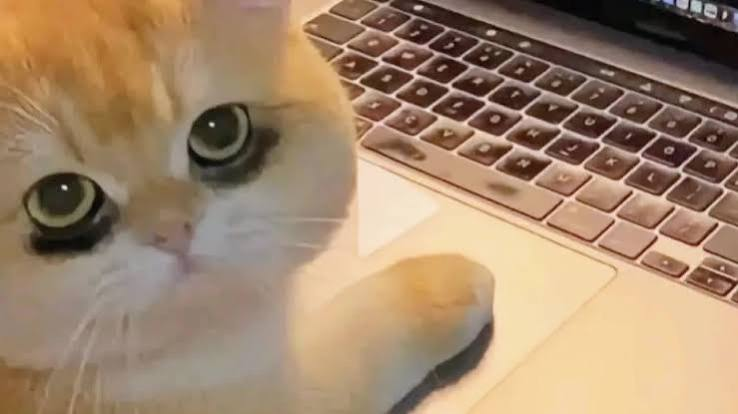
#> input picture sesi6/program/cuking.jpg, 738 x 414 px
$ python main.py
#> lines starting #> are read from the running program, lines starting #| are printed output that depends on the picture

import cv2
import numpy as np
import matplotlib.pyplot as plt

# Membaca citra
img = cv2.imread('cuking.jpg')
#> img is the input picture: shape (414, 738, 3); mean B, G, R 108.6, 135.2, 162.1

# Memastikan citra berhasil dibaca
if img is None:
    raise FileNotFoundError("Gambar tidak ditemukan!")

# Mengubah format warna BGR menjadi RGB
img = cv2.cvtColor(img, cv2.COLOR_BGR2RGB)

# Mendapatkan ukuran citra
tinggi, lebar = img.shape[:2]
#> tinggi = 414; lebar = 738

# 1. TRANSLATION
M_trans = np.float32([
    [1, 0, 100],
    [0, 1, 50]
])

translation = cv2.warpAffine(
    img, M_trans, (lebar, tinggi)
)
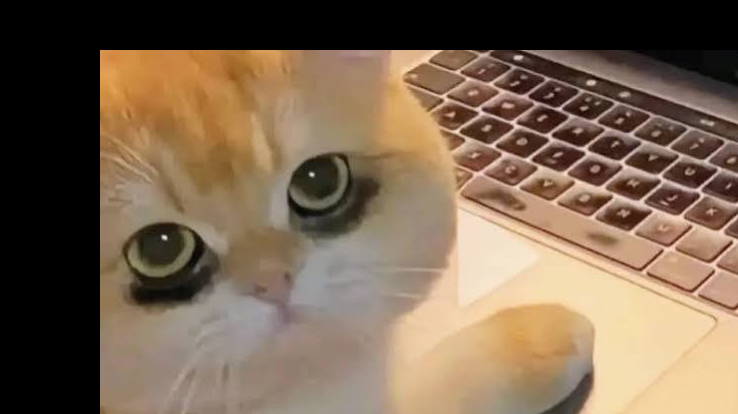
#> translation: shape (414, 738, 3); mean R, G, B 122.6, 101.8, 81.2

# 2. SCALING
scaling_05 = cv2.resize(
    img,
    None,
    fx=0.5,
    fy=0.5,
    interpolation=cv2.INTER_LINEAR
)
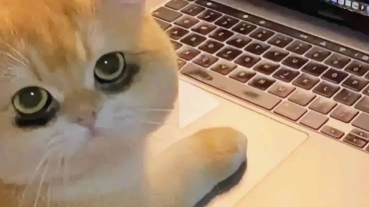
#> scaling_05: shape (207, 369, 3); mean R, G, B 162.3, 135.3, 108.7

scaling_2 = cv2.resize(
    img,
    None,
    fx=2,
    fy=2,
    interpolation=cv2.INTER_LINEAR
)

# 3. ROTATION
def rotasi_citra(img, sudut):
#> called with sudut = 45
    tinggi, lebar = img.shape[:2]
#> tinggi = 414; lebar = 738

    pusat = (lebar // 2, tinggi // 2)
#> pusat = (369, 207)

    matriks = cv2.getRotationMatrix2D(
        pusat, sudut, 1.0
    )

    return cv2.warpAffine(
        img, matriks, (lebar, tinggi)
    )
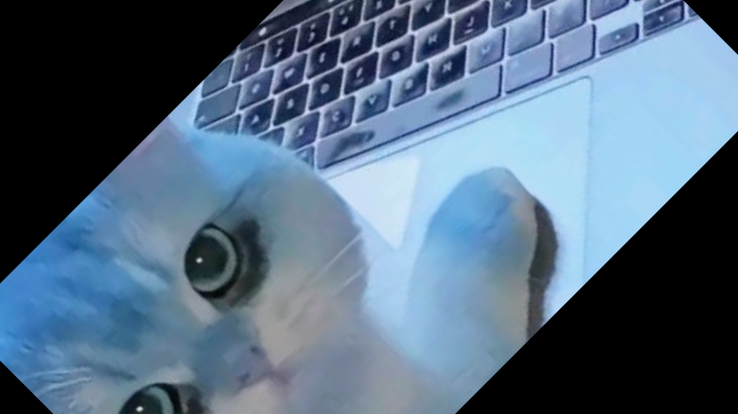
#> returned value: shape (414, 738, 3); mean of channels 0, 1, 2 128.7, 107.1, 84.5; drawn as B, G, R

rotasi_45 = rotasi_citra(img, 45)
rotasi_90 = rotasi_citra(img, 90)
#> call 2 of rotasi_citra, with sudut = 90
#> in rotasi_citra (call 2), `return cv2.warpAffine( img, matriks, (lebar, tinggi) )`:
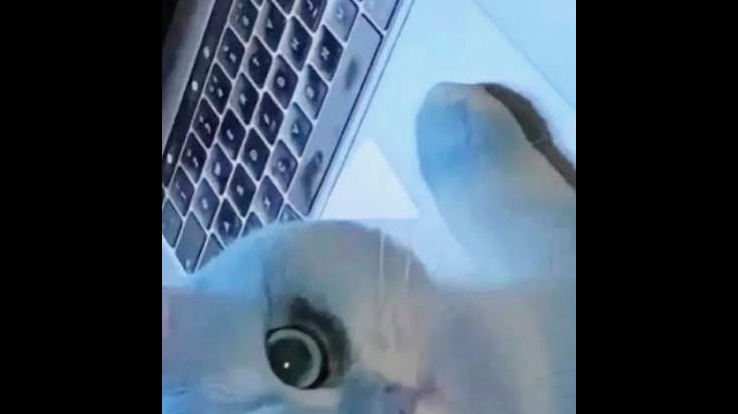
#> returned value: shape (414, 738, 3); mean of channels 0, 1, 2 94.3, 79.8, 65.2; drawn as B, G, R
rotasi_180 = rotasi_citra(img, 180)
#> call 3 of rotasi_citra, with sudut = 180
#> in rotasi_citra (call 3), `return cv2.warpAffine( img, matriks, (lebar, tinggi) )`:
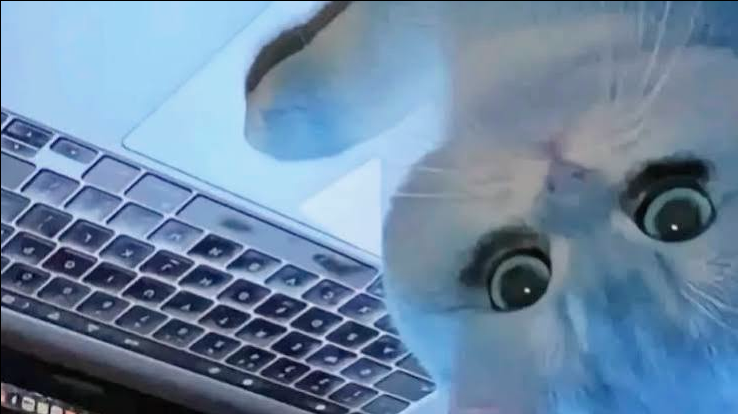
#> returned value: shape (414, 738, 3); mean of channels 0, 1, 2 161.6, 134.8, 108.3; drawn as B, G, R

# # 4. FLIP
horizontal_flip = cv2.flip(img, 1)
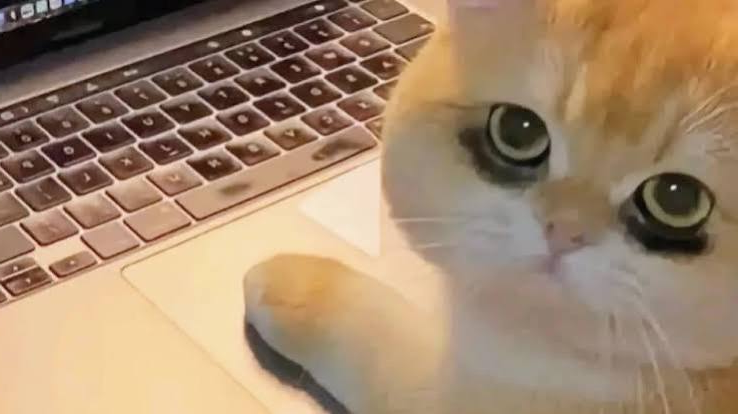
#> horizontal_flip: shape (414, 738, 3); mean R, G, B 162.1, 135.2, 108.6
vertical_flip = cv2.flip(img, 0)
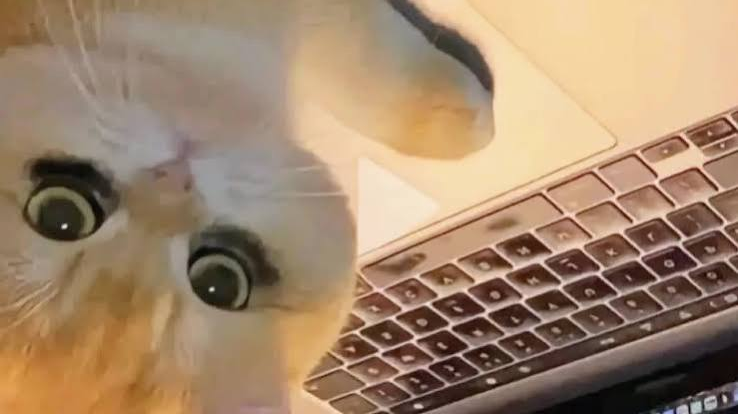
#> vertical_flip: shape (414, 738, 3); mean R, G, B 162.1, 135.2, 108.6

# 5. MENAMPILKAN HASIL TRANSFORMASI

hasil = [
    ("Citra Asli", img),
    ("Translation", translation),
    ("Scaling 0.5", scaling_05),
    ("Scaling 2", scaling_2),
    ("Rotation 45 Derajat", rotasi_45),
    ("Rotation 90 Derajat", rotasi_90),
    ("Rotation 180 Derajat", rotasi_180),
    ("Horizontal Flip", horizontal_flip),
    ("Vertical Flip", vertical_flip)
]

# Membuat subplot
plt.figure(figsize=(15, 12))

for i, (judul, gambar) in enumerate(hasil):
    plt.subplot(3, 3, i + 1)
    plt.imshow(gambar)
    plt.title(judul)
    plt.axis('off')
#> this loop made 9 passes
#> judul on passes 1 to 9: 'Citra Asli', 'Translation', 'Scaling 0.5', 'Scaling 2', 'Rotation 45 Derajat', 'Rotation 90 Derajat', 'Rotation 180 Derajat', 'Horizontal Flip', 'Vertical Flip'

plt.tight_layout()
plt.show()
